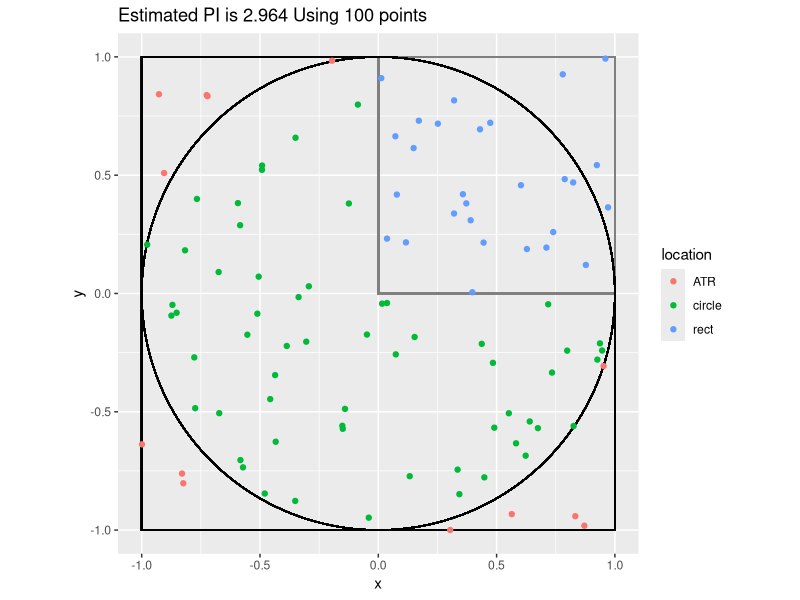
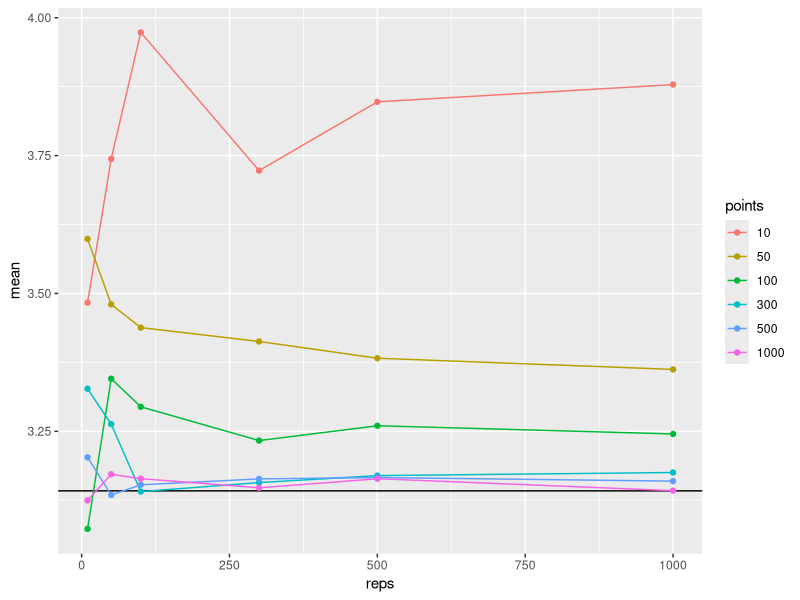

R code for these plots, in order: (Note: a time limit stopped this script after it produced the figures.)
library(tibble)
library(dplyr)
library(forcats)
library(ggplot2)
library(ggforce)

se <- function(r) sd(r)/sqrt(length(r)-1)      
plot_sim <- function (out=1e2) {
  # sample inside a square
  dots <- tibble(
    x = runif(out, min=-1, max=1),
    y = runif(out, min=-1, max=1)
  ) %>% 
      mutate(circle = (x^2 + y^2) < 1, 
              corner = x >= 0 & y >= 0, 
              location = case_when(
                corner == TRUE ~ 'rect',
                circle == TRUE ~ 'circle',
                TRUE ~ 'ATR'
              )
          )

  pd <- dots %>% 
    ggplot(aes(x=x, y=y)) +
      geom_rect(aes(xmin=-1, xmax=1, ymin=-1, ymax=1), fill=NA, color='black') +
      geom_rect(aes(xmin=0, xmax=1, ymin=0, ymax=1), fill=NA, color='gray50') +
      geom_circle(aes(x0=0, y0=0, r=1), inherit.aes = FALSE) +
      geom_point(aes(color=location)) +
      coord_fixed() +
      ggtitle(paste("Estimated PI is", round(sum(dots$circle)/sum(dots$corner), 3), 'Using', out, 'points'))
  return(pd)
}
# sim w/o plotting
sim_dots <- function (out=1e2) {
  corner <- c(0)
  while (sum(corner) == 0) {
    x <- runif(out, min=-1, max=1)
    y <-  runif(out, min=-1, max=1)
    corner <- x >= 0 & y >= 0
    circle <- (x^2 + y^2) < 1
  }
  return(sum(circle)/sum(corner))
}
benchmark_sim <- function(simulations, points) {
  # make all possible combinations of simulations and points
  combs <- expand.grid(simulations, points)
  # run row[1] simulations of row[2] dots in each
  ests <- apply(combs, 1, \(row) replicate(n=row[1], sim_dots(row[2])))
  combs$means <- sapply(ests, mean)
  combs$ses <- sapply(ests, se)
  colnames(combs) <- c("reps", "pts", "mean", "se")
  data <- tibble(combs) %>% 
    mutate(points = as_factor(pts))

   p <- data %>% 
    ggplot(aes(x=reps, y=mean, group=points, color=points)) +
    geom_hline(yintercept=round(pi, 3)) +
    geom_line() +
    geom_point() #+
    # geom_errorbar(aes(ymin=mean-se, ymax=mean+se))

  return(p)
}

# prepare a simulation illustration
plot_illust <- plot_sim()
sizes <- c(10, 50, 100, 300, 500, 1000)
plot_benchmark <- benchmark_sim(sizes, sizes)

# run_sim(1e3)
# run_sim(1e4)

X11()
plot(plot_illust)
X11()
plot(plot_benchmark)
if (!interactive()) {
  Sys.sleep(Inf)
}
